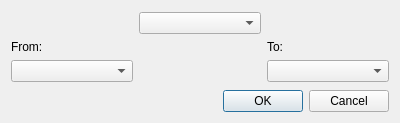
<?xml version="1.0" encoding="UTF-8"?>
<ui version="4.0">
 <class>Dialog</class>
 <widget class="QDialog" name="Dialog">
  <property name="geometry">
   <rect>
    <x>0</x>
    <y>0</y>
    <width>400</width>
    <height>123</height>
   </rect>
  </property>
  <property name="windowTitle">
   <string>Dialog</string>
  </property>
  <layout class="QGridLayout" name="gridLayout_2">
   <item row="1" column="1">
    <widget class="QComboBox" name="comboBox_MO_DENSITY"/>
   </item>
   <item row="5" column="2">
    <widget class="QComboBox" name="comboBox_end"/>
   </item>
   <item row="6" column="0">
    <spacer name="verticalSpacer_3">
     <property name="orientation">
      <enum>Qt::Vertical</enum>
     </property>
     <property name="sizeHint" stdset="0">
      <size>
       <width>20</width>
       <height>40</height>
      </size>
     </property>
    </spacer>
   </item>
   <item row="0" column="1">
    <spacer name="verticalSpacer">
     <property name="orientation">
      <enum>Qt::Vertical</enum>
     </property>
     <property name="sizeHint" stdset="0">
      <size>
       <width>20</width>
       <height>40</height>
      </size>
     </property>
    </spacer>
   </item>
   <item row="9" column="0" colspan="3">
    <widget class="QDialogButtonBox" name="buttonBox">
     <property name="orientation">
      <enum>Qt::Horizontal</enum>
     </property>
     <property name="standardButtons">
      <set>QDialogButtonBox::Cancel|QDialogButtonBox::Ok</set>
     </property>
    </widget>
   </item>
   <item row="5" column="0">
    <widget class="QComboBox" name="comboBox_start"/>
   </item>
   <item row="6" column="2">
    <spacer name="verticalSpacer_2">
     <property name="orientation">
      <enum>Qt::Vertical</enum>
     </property>
     <property name="sizeHint" stdset="0">
      <size>
       <width>20</width>
       <height>40</height>
      </size>
     </property>
    </spacer>
   </item>
   <item row="4" column="2">
    <widget class="QLabel" name="label_3">
     <property name="text">
      <string>To:</string>
     </property>
    </widget>
   </item>
   <item row="4" column="0">
    <widget class="QLabel" name="label_2">
     <property name="text">
      <string>From:</string>
     </property>
    </widget>
   </item>
  </layout>
 </widget>
 <resources/>
 <connections>
  <connection>
   <sender>buttonBox</sender>
   <signal>accepted()</signal>
   <receiver>Dialog</receiver>
   <slot>accept()</slot>
   <hints>
    <hint type="sourcelabel">
     <x>248</x>
     <y>254</y>
    </hint>
    <hint type="destinationlabel">
     <x>157</x>
     <y>274</y>
    </hint>
   </hints>
  </connection>
  <connection>
   <sender>buttonBox</sender>
   <signal>rejected()</signal>
   <receiver>Dialog</receiver>
   <slot>reject()</slot>
   <hints>
    <hint type="sourcelabel">
     <x>316</x>
     <y>260</y>
    </hint>
    <hint type="destinationlabel">
     <x>286</x>
     <y>274</y>
    </hint>
   </hints>
  </connection>
 </connections>
</ui>
